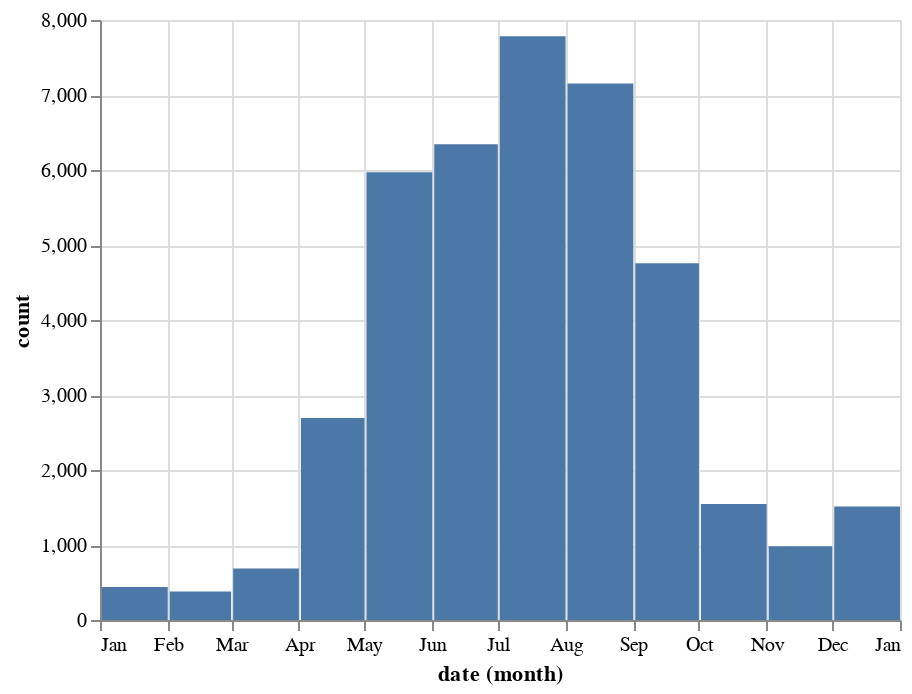

The cell this chart's notebook holds for it:
### Markdown cell above
### Show observation counts by month

### Code cell
obs_by_month = get_observation_histogram(
    place_id=PLACE_ID,
    interval='month',
    d1='2020-01-02',
    d2='2020-12-31',
)
observations_by_month = pd.DataFrame([{'metric': 'Observations', 'date': k, 'count': v} for k, v in obs_by_month.items()])
alt.Chart(observations_by_month).mark_bar().encode(x='month(date):T', y='count:Q')

### Figure 1 — Vega-Lite specification as saved in the notebook (floating-point values rounded to 4 significant figures)
{"config": {"view": {"continuousWidth": 400, "continuousHeight": 300}}, "data": {"name": "data-6ed22332cc0c8d06cb87ca0440056a49"}, "mark": "bar", "encoding": {"x": {"type": "temporal", "field": "date", "timeUnit": "month"}, "y": {"type": "quantitative", "field": "count"}}, "$schema": "https://vega.github.io/schema/vega-lite/v4.8.1.json", "datasets": {"data-6ed22332cc0c8d06cb87ca0440056a49": [{"metric": "Observations", "date": "2020-01-01T00:00:00", "count": 441}, {"metric": "Observations", "date": "2020-02-01T00:00:00", "count": 379}, {"metric": "Observations", "date": "2020-03-01T00:00:00", "count": 688}, {"metric": "Observations", "date": "2020-04-01T00:00:00", "count": 2694}, {"metric": "Observations", "date": "2020-05-01T00:00:00", "count": 5970}, {"metric": "Observations", "date": "2020-06-01T00:00:00", "count": 6344}, {"metric": "Observations", "date": "2020-07-01T00:00:00", "count": 7783}, {"metric": "Observations", "date": "2020-08-01T00:00:00", "count": 7152}, {"metric": "Observations", "date": "2020-09-01T00:00:00", "count": 4756}, {"metric": "Observations", "date": "2020-10-01T00:00:00", "count": 1547}, {"metric": "Observations", "date": "2020-11-01T00:00:00", "count": 985}, {"metric": "Observations", "date": "2020-12-01T00:00:00", "count": 1514}]}}
